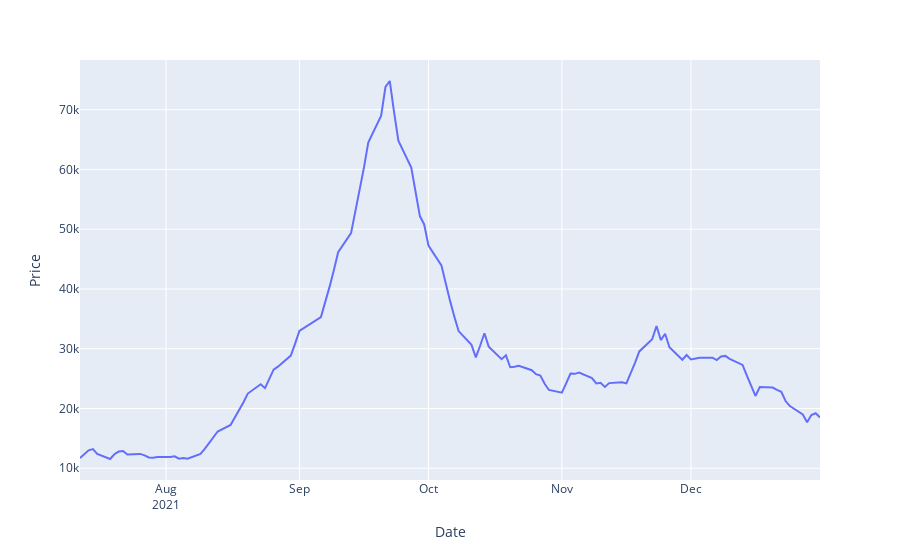

The notebook cell saved with this chart:
### Code cell
############# Plot data of TGG ############
TGG = pd.read_excel('TGG Historical Data_excel.xlsx')
TGG['Date'] = pd.to_datetime(TGG['Date'])
fig_TGG = px.line(TGG, x = TGG['Date'], y = TGG['Price'])
fig_TGG.update_xaxes(tickformat = "%b\n%Y")
fig_TGG.show()
